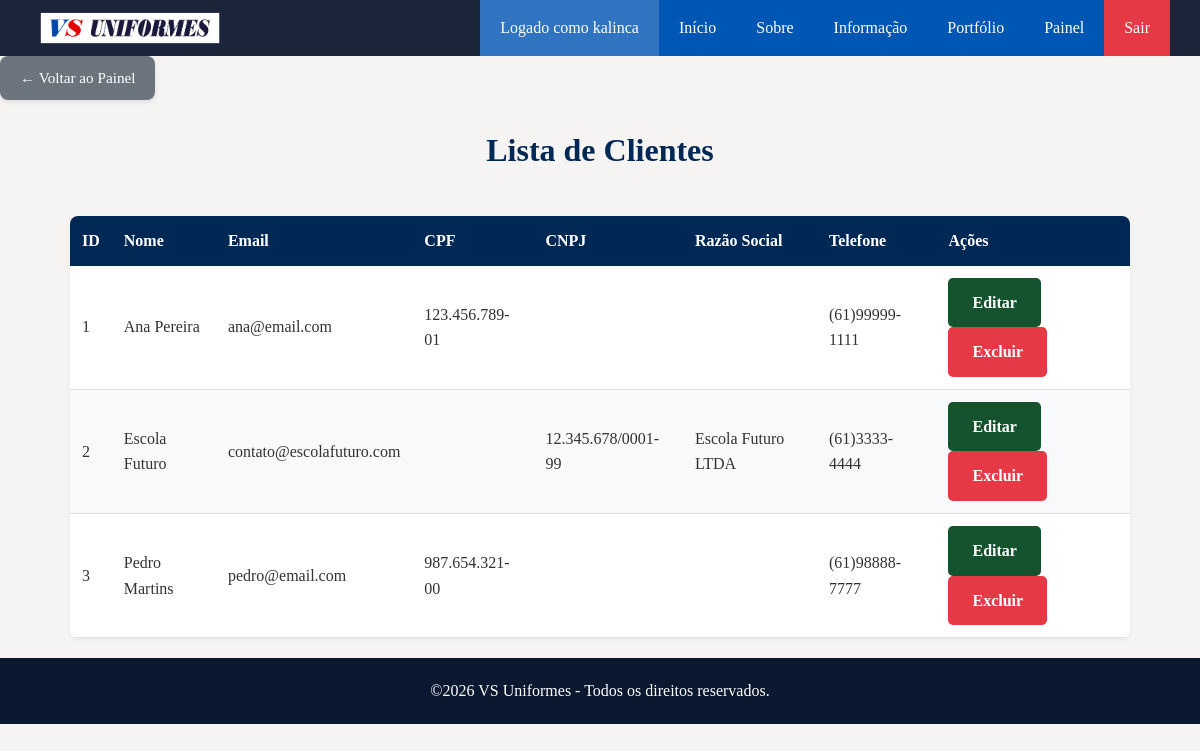
/view/listarClientes.php (signed in), run on an earlier commit of the app's database.
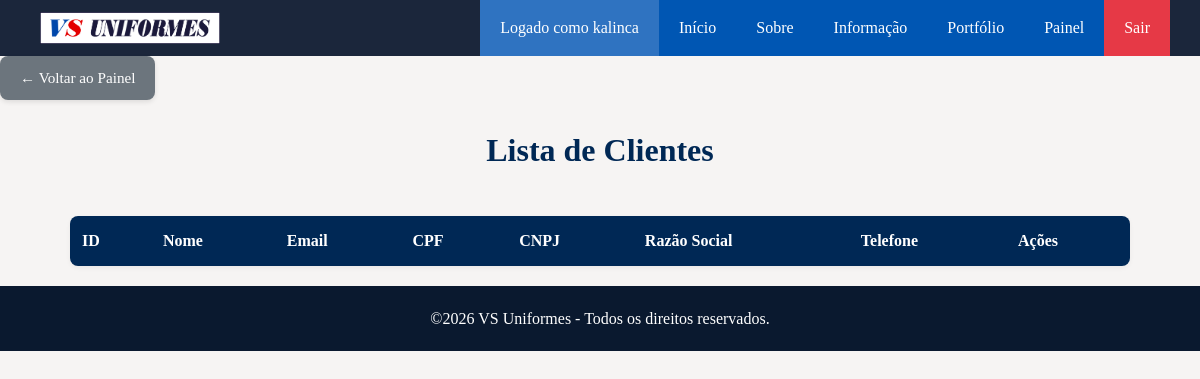
And on a later commit of the database.
### tables this page shows
CREATE TABLE `clientes` (
  `idCliente` int(11) NOT NULL,
  `nomeCliente` varchar(100) NOT NULL,
  `telefone` varchar(45) NOT NULL,
  `email` varchar(100) NOT NULL,
  `cpf` varchar(15) DEFAULT NULL,
  `cnpj` varchar(18) DEFAULT NULL,
  `endereco` varchar(255) NOT NULL,
  `cep` varchar(15) NOT NULL,
  `bairro` varchar(50) NOT NULL,
  `cidade` varchar(50) NOT NULL,
  `uf` char(2) NOT NULL,
  `tipo` varchar(20) NOT NULL,
  `razaoSocial` varchar(100) DEFAULT NULL,
  `dataCadastro` datetime NOT NULL,
  `Usuario_idUsuario` int(11) NOT NULL
);

### model/Cliente.php (called while the page is built, shortened)
<?php
class Cliente
{
    private $pdo;
    public function __construct($conexao)
    {
        $this->pdo = $conexao;
    }
    public function listar()
    {
        $sql = "
            SELECT *
            FROM clientes
            ORDER BY nomeCliente
        ";
        $stmt = $this->pdo->query($sql);
        return $stmt->fetchAll(PDO::FETCH_ASSOC);
    }
}

### view/listarClientes.php (the view, shortened to what this page needs)
<?php
require_once "../conexao/Conexao.php";
require_once "../model/Cliente.php";
$pdo = Conexao::getInstance();
$cliente = new Cliente($pdo);
$clientes = $cliente->listar();
?>
<!DOCTYPE html>
<html lang="pt-br">
<head>
    <?php include 'includes/head.php'; ?>
</head>
<body>
<?php include 'includes/menu.php'; ?>
<div class="container-voltar">
        <a href="painelAdmin.php" class="btn-voltar">
            &larr; Voltar ao Painel
        </a>
    </div>
<div class="container">
<h2>Lista de Clientes</h2>
<table class="tabela">
<thead>
<tr>
    <th>ID</th>
    <th>Nome</th>
    <th>Email</th>
    <th>CPF</th>
    <th>CNPJ</th>
    <th>Razão Social</th>
    <th>Telefone</th>
    <th>Ações</th>
</tr>
</thead>
<tbody>
<?php foreach($clientes as $c): ?>
<tr>
    <td><?= $c['idCliente'] ?></td>
    <td><?= $c['nomeCliente'] ?></td>
    <td><?= $c['email'] ?></td>
    <td><?= $c['cpf'] ?></td>
    <td><?= $c['cnpj'] ?></td>
    <td><?= $c['razaoSocial'] ?></td>
    <td><?= $c['telefone'] ?></td>
    <td>
        <a class="btn-card"
           href="editarClientes.php?idCliente=<?= $c['idCliente'] ?>">
           Editar
        </a>
        <a class="alerta-erro"
           href="../controller/ClienteController.php?acao=excluir&idCliente=<?= $c['idCliente'] ?>"
           onclick="return confirm('Deseja excluir?')">
           Excluir
        </a>
    </td>
</tr>
<?php endforeach; ?>
</tbody>
</table>
</div>
<?php include 'includes/footer.php'; ?>
</body>
</html>

What changed in the data, as far as the page shows it:
removed clientes: idCliente "1", nomeCliente "Ana Pereira", email "ana@email.com", cpf "123.456.789-01", telefone "(61)99999-1111"
removed clientes: idCliente "2", nomeCliente "Escola Futuro", email "contato@escolafuturo.com", cnpj "12.345.678/0001-99", razaoSocial "Escola Futuro LTDA", telefone "(61)3333-4444"
removed clientes: idCliente "3", nomeCliente "Pedro Martins", email "pedro@email.com", cpf "987.654.321-00", telefone "(61)98888-7777"
